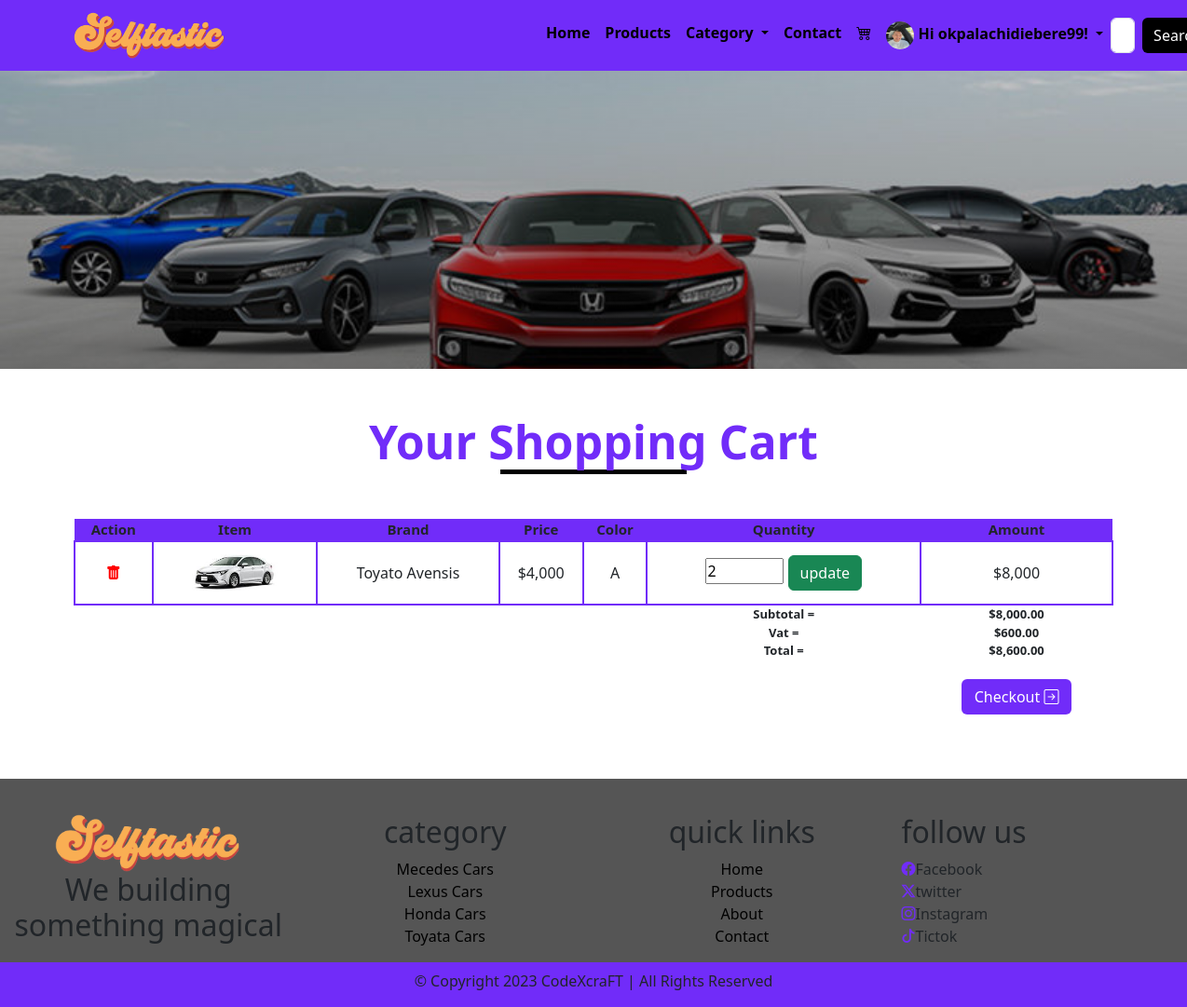
The app's page /cart (signed in) with its own data.
### main/models.py (models this page shows, shortened)
class AppInfo(models.Model):
    appname = models.CharField(max_length=30)
    logo = models.ImageField(upload_to='logo')
    carousel1 = models.ImageField(upload_to='carousel')
    carousel2 = models.ImageField(upload_to='carousel')
    carousel3 = models.ImageField(upload_to='carousel')
    banner = models.ImageField(upload_to='banner')
    copyright = models.IntegerField()

class Customer(models.Model):
    user = models.OneToOneField(User, on_delete=models.CASCADE)
    first_name = models.CharField(max_length=50)
    last_name = models.CharField(max_length=50)
    email = models.EmailField(max_length=254)
    address = models.CharField(max_length=150)
    phone = models.CharField(max_length=50)
    pix = models.ImageField(upload_to='customer')

class Cart(models.Model):
    user = models.ForeignKey(User, on_delete=models.CASCADE)
    car = models.ForeignKey(Product, on_delete=models.CASCADE)
    quantity = models.IntegerField()
    price = models.IntegerField()
    paid = models.BooleanField()
    amount = models.CharField(max_length=50)

class Product(models.Model):
    type = models.ForeignKey(Category, on_delete=models.CASCADE)
    model = models.CharField(max_length=50)
    slug = models.SlugField(unique=True)
    color = models.CharField(max_length=50)
    year = models.IntegerField()
    seats = models.IntegerField()
    registrated = models.BooleanField()
    price = models.IntegerField()
    prome_price = models.IntegerField(blank=True, null=True)
    carimg = models.ImageField(upload_to='carimg')
    uploaded = models.DateTimeField(auto_now_add=True)
    uploaded_at = models.DateField(auto_now=True)

### main/views.py (the view)
# urls.py: path('cart', views.cart, name='cart'),
@login_required(login_url='signin')
def cart(request):
    cart = Cart.objects.filter(user__username=request.user.username, paid=False)
    for item in cart:
        item.amount = item.price * item.quantity
        item.save()
    subtotal = 0
    vat = 0
    total = 0
    for item in cart:
        subtotal += item.price * item.quantity
        vat = 0.075 * subtotal
        total = subtotal + vat
    context = {
        'cart': cart,
        'subtotal': subtotal,
        'vat': vat,
        'total': total,
    }
    return render(request, 'cart.html', context)

### main/context_processor.py (called while the page is built)
def slick(request):
        info = AppInfo.objects.get(pk=1)
        context = {
            'info':info,
        }
        return context

### main/templates/cart.html (shortened to what this page needs)
{% extends 'base.html' %}
{% load humanize %}
{% block header %} {% include 'header.html' %} {% endblock header %}
{% block banner %} {% include 'banner.html' %} {% endblock banner %}
{% block content %}
<div class="container">
  <h1 class="text-center title mt-5 mb-5">Your Shopping Cart</h1>
  <div class="row">
      <div class="col-12 cart">
          <table>
              <thead>
                  <th>Action</th>
                  <th>Item</th>
                  <th>Brand</th>
                  <th>price</th>
                  <th>Color</th>
                  <th>Quantity</th>
                  <th>Amount</th>
              </thead>
              <tbody>
                {% for item in cart %}
                  <tr class="item">
                    <form action="{% url 'delete' %}" method="POST" >
                      <td>
                        <button type="submit" style="border:none; background:none;"><i class="bi bi-trash-fill"></i></button>
                      </td>
                    </form>
                    <td><img src="{{item.car.carimg.url}}" width="100px" alt=""></td>
                    <td>{{item.car.model}}</td>
                    <td>${{item.price|intcomma}}</td>
                   <td>{{item.car.color}}</td>
                   <form action="{% url 'update' %}" method="POST" >
                    <td>
                      <input type="number" min="1" max="30" name="quant" value="{{item.quantity}}">
                      <button type="submit" class="btn btn-success">update</button>
                    </td>
                  </form>
                    <td>${{item.amount|intcomma}}</td>
                  </tr>
               {% endfor %}
               <tr class="subtot">
                <td></td>
                <td></td>
                <td></td>
                <td></td>
                <td></td>
                <td>Subtotal =</td>
                <td>${{subtotal|floatformat:2|intcomma}}</td>
            </tr>
                <tr class="subtot">
                      <td></td>
                      <td></td>
                      <td></td>
                      <td></td>
                      <td></td>
                      <td>Vat =</td>
                      <td>${{vat|floatformat:2|intcomma}}</td>
                  </tr>
                  <tr class="subtot">
                      <td></td>
                      <td></td>
                      <td></td>
                      <td></td>
                      <td></td>
                      <td>total =</td>
                      <td>${{total|floatformat:2|intcomma}}</td>
                  </tr>
                  <tr class="cartbut">
                      <td></td>
                      <td></td>
                      <td></td>
                      <td></td>
                      <td></td>
                      <td></td>
                      <td><a href="{% url 'checkout' %}"><button class="btn btn-warning" style="color: white; padding: 7px 14px;">checkout <i class="bi bi-arrow-right-square" style="color: white;"></i></button></a></td>
                  </tr>
              </tbody>
          </table>
      </div>
  </div>
</div>
{% endblock content %}
{% block footer %} {% include 'footer.html' %} {% endblock footer %}

### main/templates/header.html (shortened to what this page needs)
{% load static %}
<nav class="navbar navbar-expand-lg  " style="background-color: #712cf9;  ">
    <div class="container">
        <a class="navbar-brand" href="{% url 'home' %}" style=""><img src="{{info.logo.url}}" style="height: 50px; "></a>
        <div class="collapse navbar-collapse" id="navbarSupportedContent">
            <ul class="navbar-nav me-auto mb-2 mb-lg-0 ml-5" style="margin-left: 320px;">
                {% if user.is_authenticated %}
                <li class="nav-item">
                    <a class="nav-link active" aria-current="page" href="{% url 'home' %}">Home</a>
                </li>
                <li class="nav-item">
                    <a class="nav-link" href="{% url 'products' %}">Products</a>
                </li>
                <li class="nav-item dropdown">
                    <a class="nav-link dropdown-toggle" href="#" role="button" data-bs-toggle="dropdown"
                        aria-expanded="false">
                        Category
                    </a>
                </li>
                <li class="nav-item">
                    <a class="nav-link " href="{% url 'contact' %}">Contact</a>
                </li>
                <li><a class="nav-link" href="{% url 'cart' %}"><i class="bi bi-cart4"></i></a></li>
                <li class="nav-item dropdown">
                    <a class="nav-link dropdown-toggle" href="#" role="button" data-bs-toggle="dropdown"
                        aria-expanded="false">
                        {% if user.customer %}
                        <img src="{{user.customer.pix.url}}" alt="" width="30px" height="30px" >
                        {% endif %}
                         {% if request.user %}
                            <span>Hi {{user.username}}!</span>
                         {% endif %}
                    </a>
                </li>
                {% endif %}
            </ul>
            <form class="d-flex" role="search" action="{% url 'search' %}" method="POST">
                <input class="form-control me-2" type="search" name="search" value="" placeholder="Search" aria-label="Search">
                <button class="btn btn-outline-success"  type="submit">Search</button>
            </form>
    </div>
</nav>

### main/templates/footer.html
<div>
    <div class="container-fluid footer mt-5">
        <div class="row">
            <div class="col-12 col-sm-6 col-sm-6 col-lg-3 text-center">
                <div>
                    <img src="{{info.logo.url}}" width="200px" alt="">
                    <h2>We building something magical</h2>
                </div>
            </div>
            <div class="col-12 col-sm-6 col-sm-6 col-lg-3 text-center">
                <h2>category</h2>
                <ul class="list-unstyled">
                    <li><a href="/benz.html">Mecedes Cars</a></li>
                    <li><a href="/lexus.html">Lexus Cars</a></li>
                    <li><a href="/honda.html">Honda Cars</a></li>
                    <li><a href="/toyota.html">Toyata Cars</a></li>
                </ul>
            </div>
            <div class="col-12 col-sm-6 col-sm-6 col-lg-3 text-center">
                <h2>quick links</h2>
                <ul class="list-unstyled">
                    <li><a href="/index.html">Home</a></li>
                    <li><a href="/product.html">Products</a></li>
                    <li><a href="">About</a></li>
                    <li><a href="/contact.html">Contact</a></li>
                </ul>
            </div>
            <div class="col-12 col-sm-6 col-sm-6 col-lg-3">
                <h2>follow us</h2>
                <ul class="list-unstyled">
                    <li><i class="bi bi-facebook"></i>Facebook</li>
                    <li><i class="bi bi-twitter-x"></i>twitter</li>
                    <li><i class="bi bi-instagram"></i>Instagram</li>
                    <li><i class="bi bi-tiktok"></i>Tictok</li>
                </ul>
            </div>
        </div>
    </div>
</div>
<div class="container-fluid">
    <div class="row">
        <div class="col-12 text-center footer2">
            <p class="pt-2 text-center">&copy; copyright 2023 codeXcraFT | All rights reserved</p>
        </div>
    </div>
</div>

### main/static/css/style.css (style rules this page uses)
* { padding: 0; margin: 0; box-sizing: border-box; }
.navbar-nav .nav-link { color: black; font-weight: bold; font-size: 16px; }
.navbar-nav .nav-link img { border-radius: 100%; }
.collapse form button { background-color: black; color: white; border: none; }
.title { text-transform: capitalize; color: #712cf9; font-size: 50px; font-weight: 600; }
.title::after { content: ''; display: block; width: 200px; height: 5px; background-color: black; margin-left: auto; margin-right: auto; }
.footer { background-color: #555; padding-top: 3%; }
.footer ul a { text-decoration: none; color: black; }
.footer ul i { color: #712cf9 ; }
.footer2 { background-color: #712cf9; }
.footer2 p { font-weight: 500; text-transform: capitalize; }
.list-unstyled i { color: #712cf9; font-size: 15px; }
form .btn { background-color: #712cf9; color: white; }
.cart table { width: 100%; }
.cart thead { background-color: #712cf9; text-align: center; padding: 15px 0px; font-size: 15px; }
.cart th { text-transform: capitalize; }
.cart tbody { text-align: center; }
.cart tbody i { color: red; }
.cart td { text-transform: capitalize; }
.item td { border: 2px solid #712cf9 ; }
.subtot td { font-weight: 600; font-size: 13px; }
.cartbut button { text-transform: capitalize; margin-bottom: 10%; margin-top: 10%; background-color: #712cf9; border: none; padding: 8px 16px; color: white; }

### records on screen
AppInfo: logo (picture)
Cart: car.carimg (picture), car.model "Toyato Avensis", price "4,000", car.color "A", quant "2", amount "8,000"

### other values on screen
{{ user.username }} "okpalachidiebere99"
{{ subtotal|floatformat:2|intcomma }} "8,000.00"
{{ vat|floatformat:2|intcomma }} "600.00"
{{ total|floatformat:2|intcomma }} "8,600.00"
